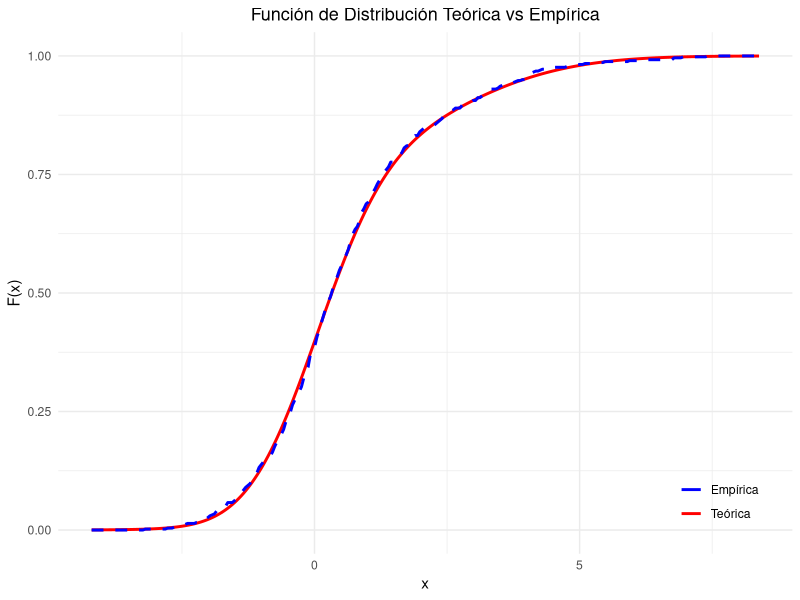
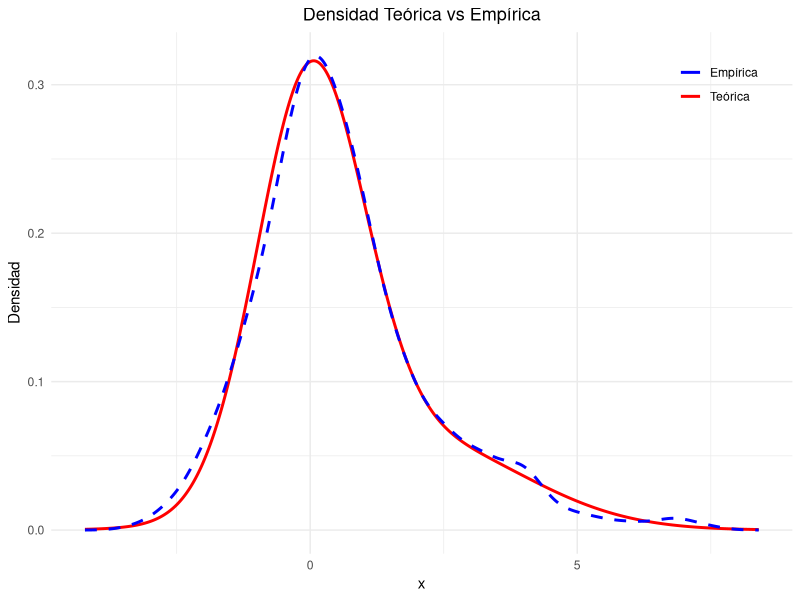
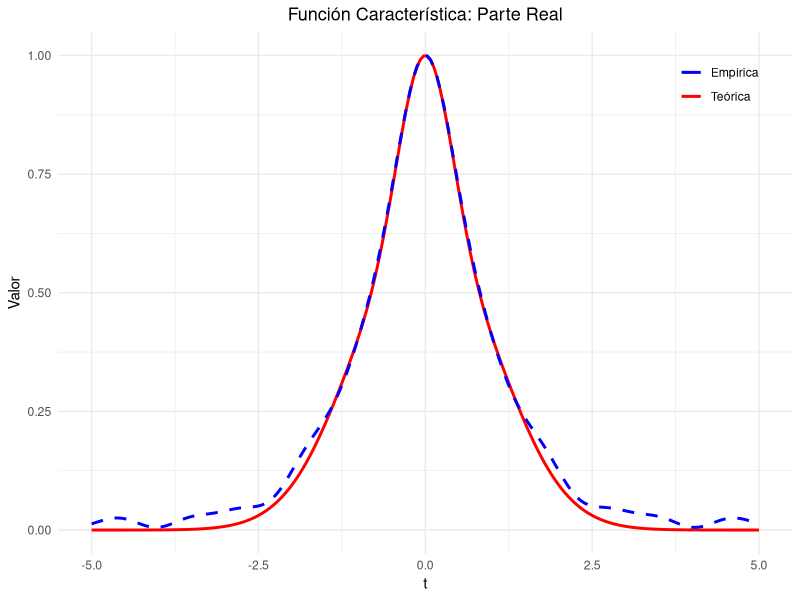
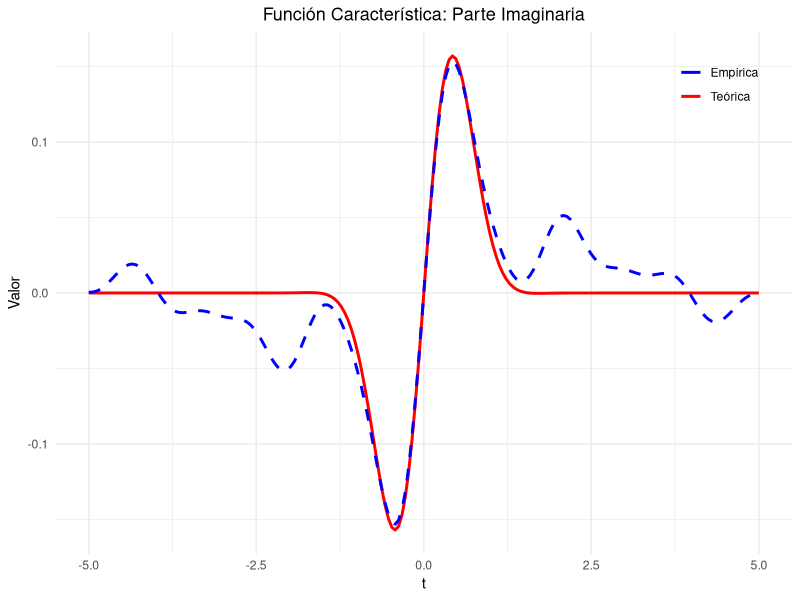
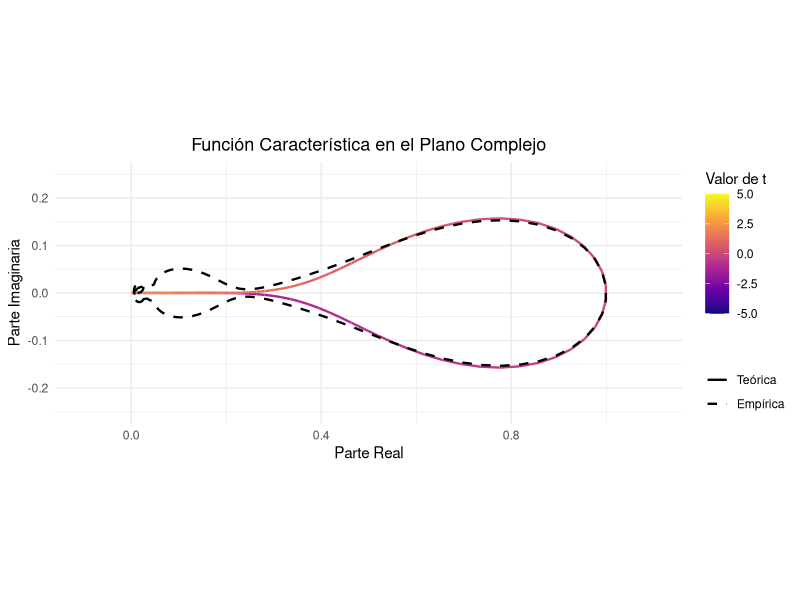
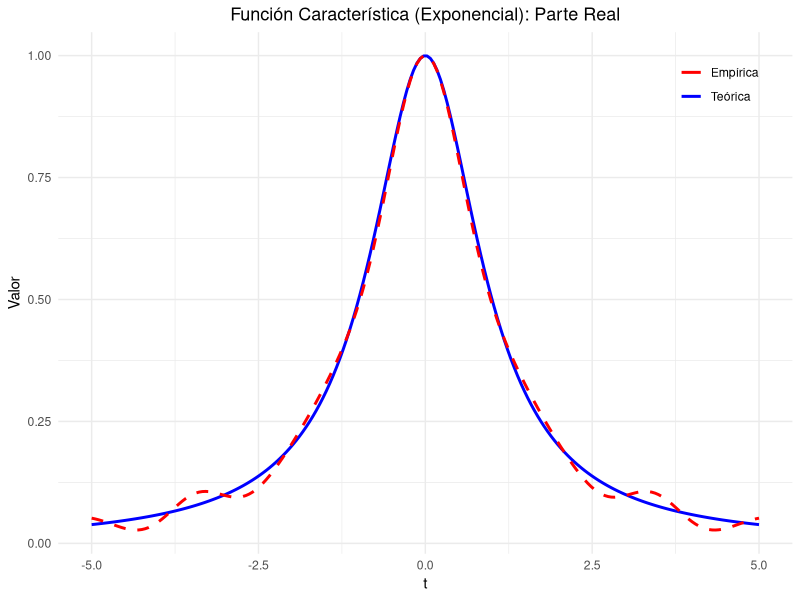
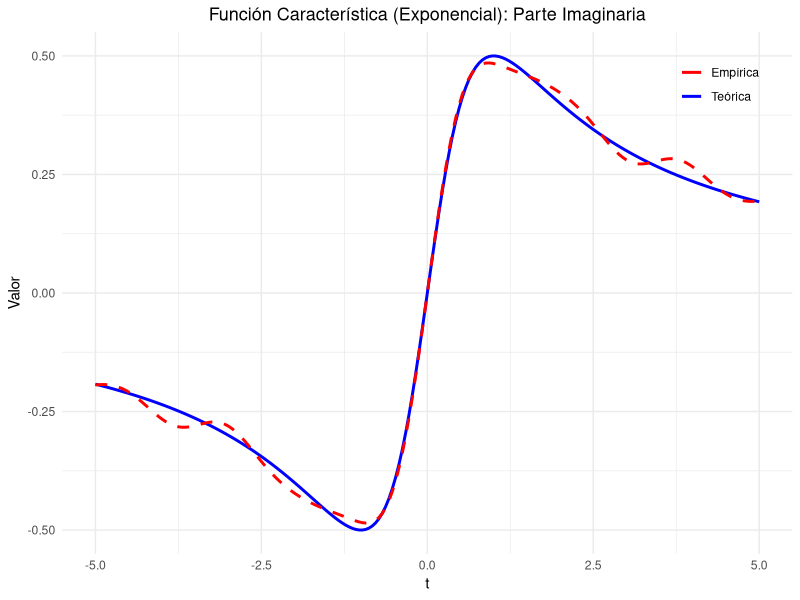
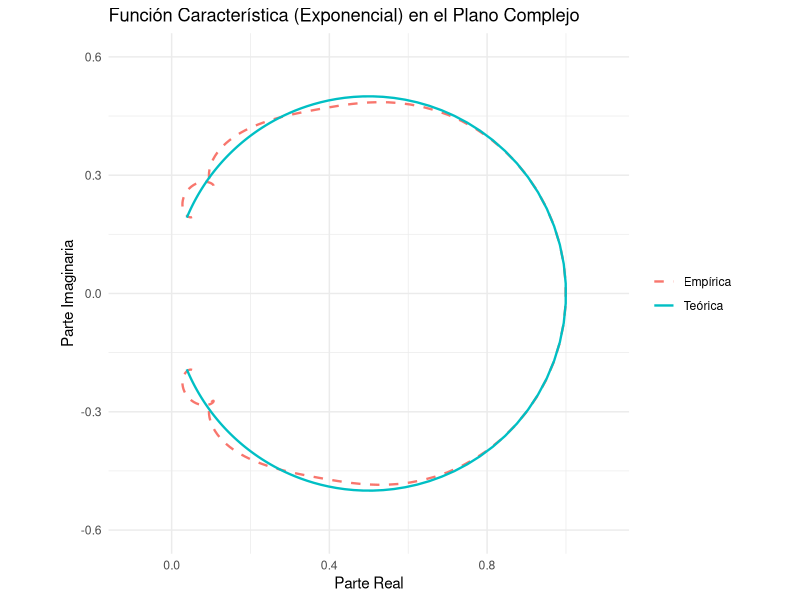

Recreate these plots in R, in order.
## ---- chunk 1
library(tidyverse)
library(viridisLite)
library(parallel)

set.seed(123)
## ---- chunk 2
n <- 500 #tamano de la muestra
t_vals <- seq(-5, 5, length.out = 200) #valores de t para la FC

# Función característica empírica - FCE
phi_empirica <- function(t, x) {
  sapply(t, function(ti) {
    mean(exp(1i * ti * x))
  })
}

## ---- chunk 3
#Crear dataframe para los plots

crear_df <- function(t_vals, muestra){
# Calcular valores
phi_teo_vals <- phi_teorica(t_vals) 
phi_emp_vals <- phi_empirica(t_vals, muestra)

# Crear df en formato largo 
df_complex <- data.frame(
  t = rep(t_vals, 2),
  Re = c(Re(phi_teo_vals), Re(phi_emp_vals)),
  Im = c(Im(phi_teo_vals), Im(phi_emp_vals)),
  Tipo = factor(rep(c("Teórica", "Empírica"), each = length(t_vals)))
)

return(df_complex)
}
## ---- chunk 4
# Mezcla: 0.7 * N(0,1) + 0.3 * N(2,4)
componentes <- sample(c(1, 2), size = n, replace = TRUE, prob = c(0.7, 0.3))

# Generar muestras // sd = sqrt(4)
muestra <- numeric(n)
muestra[componentes == 1] <- rnorm(sum(componentes == 1), mean = 0, sd = 1)
muestra[componentes == 2] <- rnorm(sum(componentes == 2), mean = 2, sd = 2)


# Función característica teórica de la mezcla
phi_teorica <- function(t) {
  phi1 <- function(t) exp(-0.5 * t^2)                   # N(0,1)
  phi2 <- function(t) exp(1i * 2 * t - 0.5 * 4 * t^2)   # N(2,4)
  0.7 * phi1(t) + 0.3 * phi2(t)
} 

## ---- chunk 5
# Función de distribución teórica (CDF)
cdf <- function(x) {
  0.7 * pnorm(x, mean = 0, sd = 1) + 0.3 * pnorm(x, mean = 2, sd = 2)
} 

# Función de distribución empírica (ECDF)
ecdf_emp <- ecdf(muestra)

#Valores de x (evaluar las funciones)
x_vals <- seq(min(muestra) - 1, max(muestra) + 1, length.out = 300)

y_teo <- cdf(x_vals)
y_emp <- ecdf_emp(x_vals)

plot_base <- ggplot() +  
  scale_color_manual(values = c("Teórica" = "red", "Empírica" = "blue")) +
  scale_linetype_manual(values = c("Teórica" = "solid", "Empírica" = "dashed")) +
  theme_minimal() + guides(linetype = "none") + 
  theme(plot.title = element_text(hjust = 0.5, size = 13),legend.title = element_blank())

acummez <- plot_base + 
  geom_line(aes(x = x_vals, y = y_teo,
                color = "Teórica", linetype = "Teórica"), size = 1) +
  geom_line(aes(x = x_vals, y = y_emp,
                color = "Empírica", linetype = "Empírica"), size = 1) +  
  labs(title = "Función de Distribución Teórica vs Empírica", x = "x", 
       y = "F(x)", color = "Función") +
  theme(legend.position = c(0.9, 0.1))

acummez

#ggsave("MezclaAcumulada2.pdf", acummez, width = 6, height = 4)
## ---- chunk 6

# Densidad teórica de la mezcla
densidad_teorica <- function(x) {
  0.7 * dnorm(x, mean = 0, sd = 1) + 0.3 * dnorm(x, mean = 2, sd = 2)
}

# Densidad estimada con density()
densidad_estimada <- density(muestra)

x_vals <- densidad_estimada$x

densidadmez <- plot_base + 
  geom_line(aes(x = x_vals, y = densidad_teorica(x_vals),
                color = "Teórica", linetype = "Teórica"), size = 1) +
  geom_line(aes(x = x_vals, y = densidad_estimada$y,
                color = "Empírica", linetype = "Empírica"), size = 1) +  
  labs(title = "Densidad Teórica vs Empírica", x = "x", y = "Densidad", 
       color = "Función") +
  theme(legend.position = c(0.9, 0.9))

densidadmez
  
#ggsave("MezclaDensidad2.pdf", densidadmez, width = 6, height = 4)
## ---- chunk 7
data_mezcla <- crear_df(t_vals, muestra) 
## ---- chunk 8
#Plots .data[[y]]

crear_plot <- function(df, y, titulo, color1, color2) {
  
  y_teo <- df[df$Tipo == "Teórica", y]
  y_emp <- df[df$Tipo == "Empírica", y]
  t <- df[df$Tipo == "Empírica", "t"]

  ggplot() +
   geom_line(aes(x = t, y = y_teo,
                color = "Teórica", linetype = "Teórica"), size = 1) +
   geom_line(aes(x = t, y = y_emp,
                color = "Empírica", linetype = "Empírica"), size = 1) +
    labs(title = titulo, x = "t", y = "Valor") +
    scale_linetype_manual(values = c("Teórica" = "solid", "Empírica" = "dashed")) +
    scale_color_manual(values = c("Teórica" = color1, "Empírica" = color2)) +
  theme_minimal() + guides(linetype = "none") +
  theme(legend.title = element_blank(), legend.position = c(0.9, 0.9), 
        plot.title = element_text(hjust = 0.5, size = 13))
}
## ---- chunk 9

p_real <- crear_plot(data_mezcla, "Re","Función Característica: Parte Real", "red", "blue")

p_real
#ggsave("parte_real2.pdf", p_real, width = 6, height = 4)

## ---- chunk 10
p_imag <- crear_plot(data_mezcla, "Im", "Función Característica: Parte Imaginaria", "red", "blue")

p_imag

#ggsave("parte_imag2.pdf", p_imag, width = 6, height = 4)
## ---- chunk 11

crear_plot_complex_t <- function(df, titulo) {
  ggplot(df) +
    geom_path(data = subset(df, Tipo == "Teórica"),
      aes(x = Re, y = Im, color = t, linetype = Tipo),size = 0.8) +
    geom_path(data = subset(df, Tipo == "Empírica"),
              aes(x = Re, y = Im, linetype = Tipo),color = "black", size = 0.8) +
    scale_color_viridis_c(option = "plasma") +
    scale_linetype_manual(values = c("Teórica" = "solid", "Empírica" = "dashed")) +
    labs(title = titulo, x = "Parte Real", y = "Parte Imaginaria",
      color = "Valor de t",linetype = "") +
    coord_fixed() +
    theme_minimal() +
    theme(plot.title = element_text(hjust = 0.5, size = 13))
}

p_comp <- crear_plot_complex_t(data_mezcla,"Función Característica en el Plano Complejo") +
  xlim(-0.1, 1.1) +
  ylim(-0.25, 0.25) 
  #xlim(-0.05, 1.05) +
  #ylim(-0.2, 0.2) 

p_comp

#ggsave(filename = "MezclaNormalComp.pdf", plot = p_comp, width = 11.69, 
       #height = 5,units = "in",dpi = 300)
## ---- chunk 12
crear_plot_complex <- function(df, titulo){
   ggplot(df, aes(x = Re, y = Im, color = Tipo, linetype = Tipo)) +
  geom_path(size = 0.8) +
  labs(title = titulo, x = "Parte Real", y = "Parte Imaginaria") +
  coord_fixed() +  
  theme_minimal() +
  scale_linetype_manual(values = c("Teórica" = "solid", "Empírica" = "dashed")) +
  theme(legend.title = element_blank())
}
## ---- chunk 13
###### EXPONENCIAL ######
# Parámetro
lambda <- 1

# Generar muestra
muestra <- rexp(n, rate = lambda)

# Función característica teórica
phi_teorica <- function(t) {
  lambda / (lambda - 1i * t)
}

data_exp <- crear_df(t_vals, muestra)
#Parte real
data_exp |> crear_plot(y = "Re", 
            "Función Característica (Exponencial): Parte Real", "blue", "red") 
#Parte Im
data_exp |> crear_plot(y = "Im", 
        "Función Característica (Exponencial): Parte Imaginaria", "blue", "red") 
    
data_exp |> crear_plot_complex("Función Característica (Exponencial) en el Plano Complejo") + xlim(-0.1, 1.1) + ylim(-0.6, 0.6) 
## ---- chunk 14
###### POISSON ######

# Generar muestra de Poisson
lambda <- 1
muestra <- rpois(n, lambda)

# Función característica teórica de Poisson
phi_teorica <- function(t) {
  exp(lambda * (exp(1i * t) - 1))
}

data_poi <- crear_df(t_vals, muestra)
#Parte real
data_poi |> crear_plot(y = "Re", 
         "Función Característica  (Poisson): Parte Real", "green", "darkorange") 
#Parte Im
data_poi |> crear_plot(y = "Im", 
    "Función Característica  (Poisson): Parte Imaginaria","green", "darkorange") 

data_poi |> crear_plot_complex("Función Característica (Poisson) en el Plano Complejo") + xlim(0, 1.1) + ylim(-0.6, 0.6)
## ---- chunk 15
###### NORMAL ######

# Parámetros
mu <- 0
sigma <- 1

# Generar muestra normal
muestra <- rnorm(n, mean = mu, sd = sigma)

# Función característica teórica de la normal
phi_teorica <- function(t) {
  exp(1i * mu * t - 0.5 * sigma^2 * t^2)
}

data_norm <- crear_df(t_vals, muestra)

data_norm |> crear_plot(y = "Re", 
         "Función Característica (Exponencial): Parte Real", "darkgreen", "brown") 
#Parte Im
data_norm |> crear_plot(y = "Im", 
    "Función Característica (Exponencial): Parte Imaginaria", "darkgreen", "brown") 
data_norm |> crear_plot_complex("Función Característica (Exponencial) en el Plano Complejo") + xlim(-0.1, 1.1) + ylim(-0.2, 0.2)

## ---- chunk 16
###### MEZCLA DE NORMALES ######

# Mezcla: 0.7 * N(0,1) + 0.3 * N(2,4)
componentes <- sample(c(1, 2), size = n, replace = TRUE, prob = c(0.7, 0.3))

# Generar muestras
muestra <- numeric(n)
muestra[componentes == 1] <- rnorm(sum(componentes == 1), mean = 0, sd = 1)
muestra[componentes == 2] <- rnorm(sum(componentes == 2), mean = 2, sd = 2)  # sd = sqrt(4)

# Función característica teórica de la mezcla TEOREMA
phi_teorica <- function(t) {
  phi1 <- function(t) exp(-0.5 * t^2)                   # N(0,1)
  phi2 <- function(t) exp(1i * 2 * t - 0.5 * 4 * t^2)   # N(2,4)
  0.7 * phi1(t) + 0.3 * phi2(t)
}

data_mezcla_norm <- crear_df(t_vals, muestra)

data_mezcla_norm |> crear_plot(y = "Re", 
         "Función Característica (Exponencial): Parte Real", "blue", "orange") 
#Parte Im
data_mezcla_norm |> crear_plot(y = "Im", 
    "Función Característica (Exponencial): Parte Imaginaria", "blue", "orange") 
data_mezcla_norm |> crear_plot_complex("Función Característica (Exponencial) en el Plano Complejo") + xlim(-0.1, 1.1) + ylim(-0.2, 0.2)
